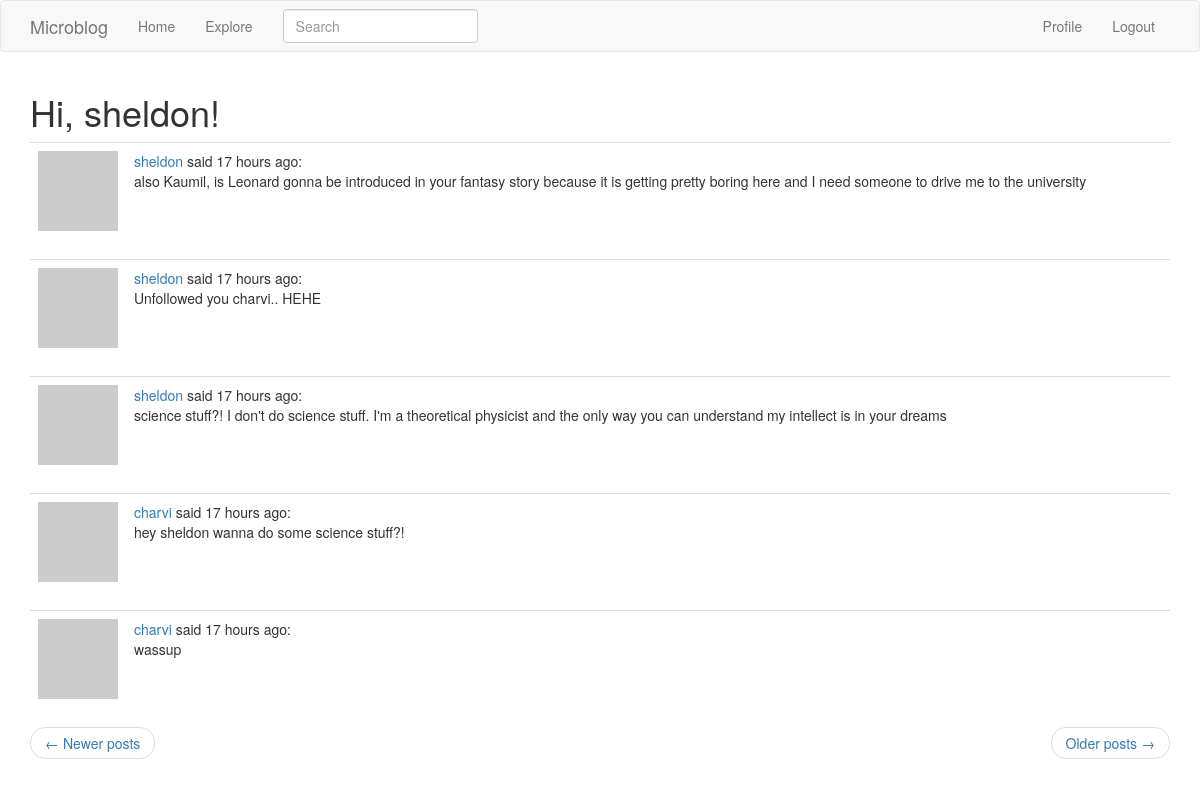
The app's page /explore?page=3 (signed in) with its own data.
### app/sql/models.py (models this page shows, shortened)
class User(UserMixin,db.Model):
    id = db.Column(db.Integer, primary_key=True)
    username = db.Column(db.String(64), index=True, unique=True)
    email = db.Column(db.String(120),index=True, unique=True)
    password_hash = db.Column(db.String(128))
    posts = db.relationship('Post',backref='author',lazy='dynamic')
    about_me = db.Column(db.String(140))
    last_seen = db.Column(db.DateTime,default=datetime.utcnow)
    followed = db.relationship(
        'User',secondary=followers,
        primaryjoin=(followers.c.follower_id==id),
        secondaryjoin=(followers.c.followed_id==id),
        backref=db.backref('followers',lazy='dynamic'),
        lazy='dynamic'
    )
    def avatar(self,size):
        digest = md5(self.email.lower().encode('utf-8')).hexdigest()
        return f'https://www.gravatar.com/avatar/{digest}?d=identicon&s={size}'

class SearchableMixin(object):
    @classmethod
    def before_commit(cls,session):
        session._changes = {
            "add": list(session.new),
            "update": list(session.dirty),
            "delete": list(session.deleted)
        }
    @classmethod
    def after_commit(cls,session):
        for obj in session._changes['add']:
            if isinstance(obj, SearchableMixin):
                add_to_index(obj.__tablename__,obj)
        for obj in session._changes['update']:
            if isinstance(obj, SearchableMixin):
                add_to_index(obj.__tablename__,obj)
        for obj in session._changes['delete']:
            if isinstance(obj,SearchableMixin):
                remove_from_index(obj.__tablename__,obj)
        session._changes = None

class Post(SearchableMixin,db.Model):
    __searchable__ = ['body']
    id = db.Column(db.Integer,primary_key=True)
    body = db.Column(db.String(140))
    timestamp = db.Column(db.DateTime,index=True,default=datetime.utcnow)
    user_id = db.Column(db.Integer,db.ForeignKey('user.id'))

### app/main/routes.py (the view)
@bp.route('/explore')
@login_required
def explore():
    page = request.args.get('page',1,type=int)
    posts = Post.query.order_by(Post.timestamp.desc()).paginate(page,current_app.config['POSTS_PER_PAGE'],False)
    next_url = url_for('main.explore',page=posts.next_num) if posts.has_next else None
    prev_url = url_for('main.explore',page=posts.prev_num) if posts.has_prev else None
    return render_template('index.html',title='Explore',posts=posts.items,next_url=next_url,prev_url=prev_url)

### app/main/forms.py
class SearchForm(FlaskForm):
    q = StringField("Search",validators=[DataRequired()])
    def __init__(self, *args, **kwargs):
        if 'formdata' not in kwargs:
            kwargs['formdata'] = request.args
        if 'csrf_enabled' not in kwargs:
            kwargs['csrf_enabled'] = False
        super(SearchForm,self).__init__(*args,**kwargs)

### app/main/routes.py (called while the page is built)
@bp.before_app_request
def before_request():
    if current_user.is_authenticated:
        current_user.last_seen = datetime.utcnow()
        db.session.commit()
        g.search_form = SearchForm()

### app/sql/models.py (called while the page is built)
@login.user_loader
def load_user(id):
    return User.query.get(int(id))

### app/main/templates/index.html (shortened to what this page needs)
{% extends "base.html" %}
{% import 'bootstrap/wtf.html' as wtf %}
{% block app_content %}
    <h1>Hi, {{ current_user.username }}!</h1>
    {% for post in posts %}
        {% include '_post.html' %}
    {% endfor %}
    <nav aria-label="...">
        <ul class="pager">
            <li class="previous{% if not prev_url %} disabled{% endif %}">
                <a href="{{ prev_url or '#' }}">
                    <span aria-hidden="true">&larr;</span> Newer posts
                </a>
            </li>
            <li class="next{% if not next_url %} disabled{% endif %}">
                <a href="{{ next_url or '#' }}">
                    Older posts <span aria-hidden="true">&rarr;</span>
                </a>
            </li>
        </ul>
    </nav>
{% endblock %}

### app/templates/_post.html
    <table class="table table-hover">
        <tr>
            <td width="70px">
                <a href="{{ url_for('main.user', username=post.author.username) }}">
                    <img src="{{ post.author.avatar(70) }}" />
                </a>
            </td>
            <td>
                <a href="{{ url_for('main.user', username=post.author.username) }}">
                    {{ post.author.username }}
                </a>
                said {{ moment(post.timestamp).fromNow() }}:
                <br>
                {{ post.body }}
            </td>
        </tr>
    </table>

### records on screen
User: username "sheldon"
Post: author.username "sheldon", timestamp "17 hours ago", body "also Kaumil, is Leonard gonna be introduced in your fantasy story because it is getting pretty boring here and I need someone to drive me to the university"
Post: author.username "sheldon", timestamp "17 hours ago", body "Unfollowed you charvi.. HEHE"
Post: author.username "sheldon", timestamp "17 hours ago", body "science stuff?! I don't do science stuff. I'm a theoretical physicist and the only way you can understand my intellect is in your dreams"
Post: author.username "charvi", timestamp "17 hours ago", body "hey sheldon wanna do some science stuff?!"
Post: author.username "charvi", timestamp "17 hours ago", body "wassup"
